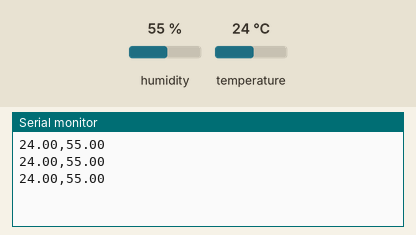
The sketch below on a simulated ESP32. Parts: the last lines printed to the serial monitor. The inputs (shaded band) are chosen by the test bench; at power-on: humidity 55 %, temperature 24 °C.

Above: at 2.8 s.
2.9 s: humidity set to 22 %
At 5.5 s:
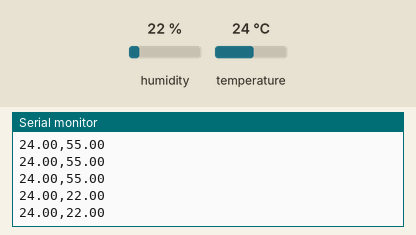
5.6 s: temperature set to 12 °C
At 6.9 s:
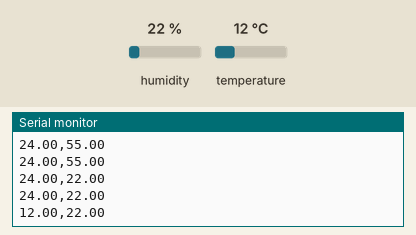
8.3 s: humidity set to 40 %
At 9.9 s:
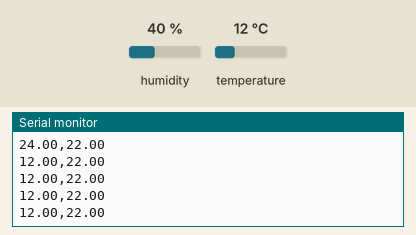
Timing chart, 0 to 11.4 s (numbered marks = the images above; inputs shaded):
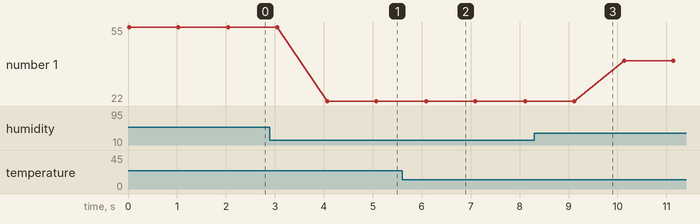

Measured:
- after the input at 2.9 s, the serial monitor: prints a new line after 1.2 s (image 1)
- after the input at 5.6 s, the serial monitor: prints a new line after 0.49 s (image 2)
- plotted number 1: 55 → 22 after the input at 2.9 s, 22 → 40 after the input at 8.3 s

The sketch:

ESP32-DHT11.ino
```cpp
#include "DHT.h"

// Pin de datos conectado al DHT11 definido para el puerto GPIO4 de la esp32
#define DHTPIN 4
// Definimos el tipo de sensor
#define DHTTYPE DHT11

DHT dht(DHTPIN, DHTTYPE);

void setup() {
  Serial.begin(9600);
  dht.begin();
}

void loop() {
  //Se lee los datos del sensor y se guardan
  float h = dht.readHumidity();
  float t = dht.readTemperature();

  // Verificamos si la lectura ha fallado
  if (isnan(h) || isnan(t)) {
    Serial.println("Error al leer del sensor");
    return;
  }

  // Enviamos los datos como "temperatura,humedad"
  Serial.print(t);
  Serial.print(",");
  Serial.println(h);

  // Esperamos 1 segundo
  delay(1000);
}
```
